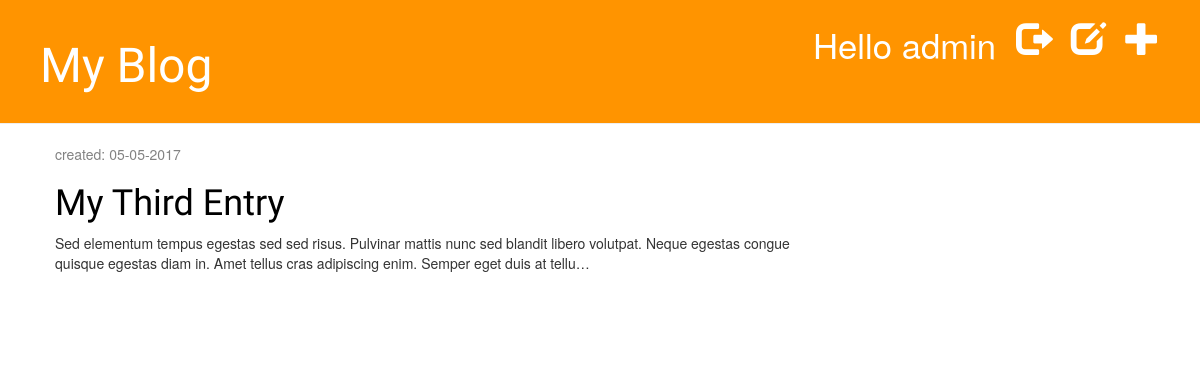
The page /blog/drafts/ (signed in) on the database its author committed.
### blog/models.py (models this page shows, shortened)
class Post(models.Model):
    author = models.ForeignKey('auth.User')
    title = models.CharField(max_length=200)
    text = models.TextField()
    created_date = models.DateTimeField(
            default=timezone.now)
    published_date = models.DateTimeField(
            blank=True, null=True)

### blog/views.py (the view)
@login_required
def post_draft_list(request):
    posts = Post.objects.filter(published_date__isnull=True).order_by('created_date')
    return render(request, 'blog/post_draft_list.html', {'posts': posts})

### blog/templates/blog/post_draft_list.html
{% extends 'blog/base.html' %}
{% block content %}
    {% for post in posts %}
        <div class="post">
            <p class="date">created: {{ post.created_date|date:'d-m-Y' }}</p>
            <h1><a href="{% url 'post_detail' pk=post.pk %}">{{ post.title }}</a></h1>
            <p>{{ post.text|truncatechars:200 }}</p>
        </div>
    {% endfor %}
{% endblock %}

### blog/templates/blog/base.html (shortened to what this page needs)
{% load staticfiles %}
<html>
    <head>
        <link rel="stylesheet" href="//maxcdn.bootstrapcdn.com/bootstrap/3.2.0/css/bootstrap.min.css">
        <link rel="stylesheet" href="//maxcdn.bootstrapcdn.com/bootstrap/3.2.0/css/bootstrap-theme.min.css">
        <link rel="stylesheet" href="{% static 'css/blog.css' %}">
	{% load static %}
    </head>
<body>
    <div class="page-header">
        {% if user.is_authenticated %}
            <a href="{% url 'post_new' %}" class="top-menu"><span class="glyphicon glyphicon-plus"></span></a>
            <a href="{% url 'post_draft_list' %}" class="top-menu"><span class="glyphicon glyphicon-edit"></span></a>
            <a href="{% url 'logout' %}" class="top-menu"><span class="glyphicon glyphicon-log-out"></span></a>
	    <p class="top-menu">Hello {{ user.username }} </p>
        {% else %}
            <a href="{% url 'login' %}" class="top-menu"><span class="glyphicon glyphicon-lock"></span></a>
        {% endif %}
        <h1><a href="/blog">My Blog</a></h1>
    </div>
    <div class="content container">
        <div class="row">
            <div class="col-md-8">
            {% block content %}
            {% endblock %}
            </div>
        </div>
    </div>
</body>
</html>

### blog/static/css/blog.css (style rules this page uses)
.page-header { background-color: #ff9400; margin-top: 0; padding: 20px 20px 20px 40px; }
.page-header h1, .page-header h1 a, .page-header h1 a:visited, .page-header h1 a:active { color: #ffffff; font-size: 36pt; text-decoration: none; }
.content { margin-left: 40px; }
h1, h2, h3, h4 { font-family: 'Lobster', cursive; }
.date { color: #828282; }
.top-menu, .top-menu:hover, .top-menu:visited { color: #ffffff; float: right; font-size: 26pt; margin-right: 20px; }
.post { margin-bottom: 70px; }
.post h1 a, .post h1 a:visited { color: #000000; }

### rows shown on the page
Post: created_date "05-05-2017", title "My Third Entry", text "Sed elementum tempus egestas sed sed risus. Pulvinar mattis nunc sed blandit libero volutpat. Neque egestas congue quisque egestas diam in. Amet tellus cras adipiscing enim. Semper eget duis at tellu…"

### other values the page prints
{{ user.username }} "admin"
